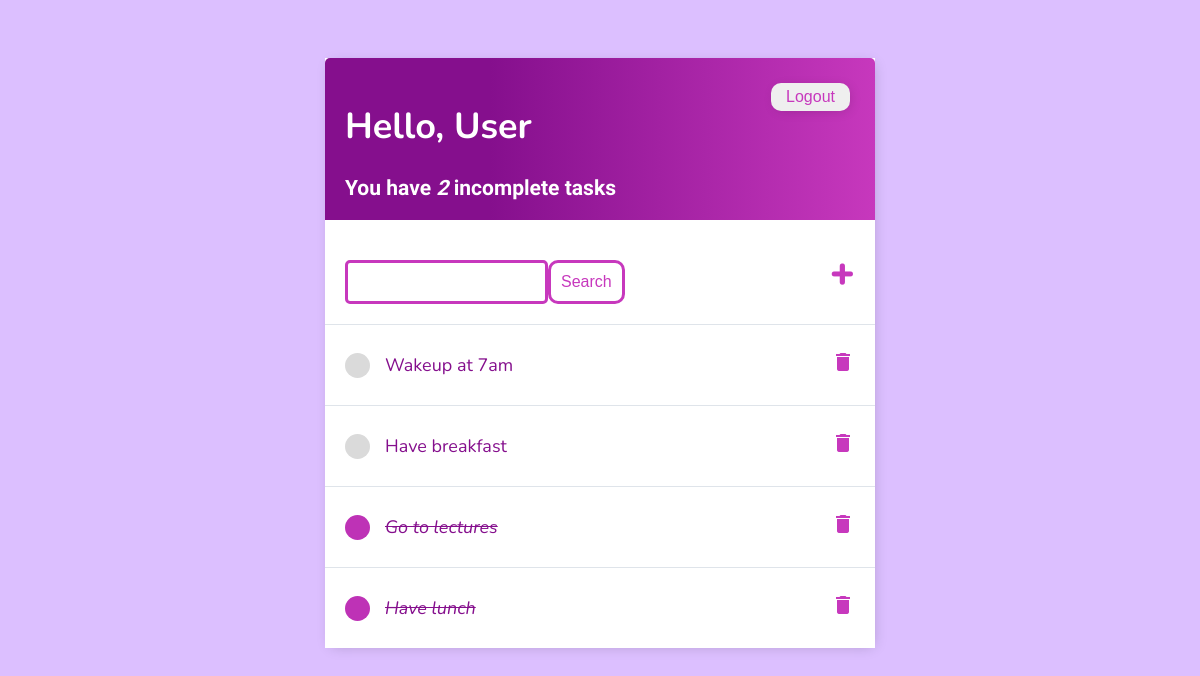
The app's page / (signed in) with its own data.
### api/models.py (models this page shows)
class Task(models.Model):
    user = models.ForeignKey( User, on_delete=models.CASCADE, null=True, blank=True )
    title = models.CharField( max_length=200 )
    description = models.TextField( null=True, blank=True )
    complete = models.BooleanField( default=False )
    created = models.DateTimeField( auto_now_add=True )
    def __str__(self):
        return self.title
    class Meta:
        ordering = ['complete']

### api/views.py (the view)
# urls.py: path('', TaskList.as_view(), name='tasks'),
class TaskList(LoginRequiredMixin, ListView):
    model = Task
    context_object_name = 'tasks'  # for task_list
    def get_context_data(self, **kwargs):
        context = super().get_context_data(**kwargs)
        context['tasks'] = context['tasks'].filter(user = self.request.user)
        context['count'] = context['tasks'].filter(complete = False).count()
        search_input = self.request.GET.get('search-area') or ''
        if search_input:
            context['tasks'] = context['tasks'].filter(title__startswith=search_input)
        context['search_input'] = search_input
        return context

### api/templates/api/task_list.html (shortened to what this page needs)
{% extends "api/main.html" %} {% block content %}
<div class="header-bar">
  <div>
    <h1>Hello, {{ request.user|title }}</h1>
    <h3 style="margin: 0">
      You have <i> {{count}} </i> incomplete task{{ count|pluralize:"s" }}
    </h3>
  </div>
  {% if request.user.is_authenticated %}
  <form method="POST" action="{% url 'logout' %}">
    <button type="submit">Logout</button>
  </form>
  {% else %}
  <a href="{% url 'login' %}"> Login </a>
  {% endif %}
</div>
<div id="search-add-wrapper">
  <form method="GET" style="margin-top: 20px; display: flex">
    <input type="text" name="search-area" value="{{ search_input }}" />
    <input class="button" type="submit" value="Search" />
  </form>
  <a id="add-link" href="{% url 'task-create' %}"> &#x2b; </a>
</div>
<div class="task-item-wrapper">
  {% for task in tasks %}
  <div class="task-wrapper">
    {% if task.complete %}
    <div class="task-title">
      <div class="task-complete-icon">
        <i>
          <a
            style="text-decoration: line-through"
            href="{% url 'task-update' task.id %}"
          >
            {{task}}
          </a>
        </i>
      </div>
    </div>
    <a class="delete-link" href="{% url 'task-delete' task.id %}">
      <i class="material-icons">&#xe872;</i>
    </a>
    {% else %}
    <div class="task-title">
      <div class="task-incomplete-icon">
        <a href="{% url 'task-update' task.id %}"> {{task}} </a>
      </div>
    </div>
    <a class="delete-link" href="{% url 'task-delete' task.id %}">
      <i class="material-icons">&#xe872;</i>
    </a>
    {% endif %}
  </div>
  {% empty %}
  <div class="no-item">
    <h3>No items in list</h3>
  </div>
  {% endfor %}
</div>
{% endblock content %}

### api/templates/api/main.html (style rules this page uses)
body { background-color: #dcbfff; font-family: "Nunito", sans-serif; padding: 50px 10px; font-size: large; }
h2, h3, h4, h5, h6 { font-family: "Raleway", sans-serif; }
a, p { color: #850f8d; }
input { outline: none; border: none; }
.header-bar { display: flex; justify-content: space-between; color: #fff; padding: 20px; border-radius: 5px 5px 0 0; background: linear-gradient( 90deg, #850f8d 0%, #850f8d 30%, #c738bd 100% ); }
.header-bar button { color: #c738bd; border-width: 0; border-radius: 10px; font-size: 16px; padding: 5px 15px; box-shadow: 2px 2px 13px -4px rgba(0, 0, 0, 0.21); margin: 5px; }
.task-wrapper { display: flex; align-items: center; justify-content: space-between; background-color: #fff; border-top: 1px solid #dfe4ea; overflow: hidden; padding: 20px; }
.task-title { display: flex; }
.task-title a { text-decoration: none; color: #850f8d; margin-left: 40px; position: absolute; }
.task-complete-icon { height: 25px; width: 25px; background-color: rgb(190, 50, 182); border-radius: 50%; }
.task-incomplete-icon { height: 25px; width: 25px; background-color: rgb(218, 218, 218); border-radius: 50%; }
.delete-link { color: #c738bd; padding: 5px 0px; }
#add-link { color: #c738bd; text-decoration: none; font-size: 42px; font-weight: 900; }
#search-add-wrapper { display: flex; justify-content: space-between; align-items: center; padding: 20px; }
input[type="text"], input[type="password"], textarea { border: 3px solid #c738bd; border-radius: 5px; padding: 10px; width: 90%; }
::placeholder { font-weight: 300; opacity: 0.5; }
.button { border: 3px solid #c738bd; background-color: #fff; color: #c738bd; padding: 10px; font-size: 16px; border-radius: 10px; cursor: pointer; text-decoration: none; }

### records on screen
Task: title "Wakeup at 7am"
Task: title "Have breakfast"
Task: title "Go to lectures"
Task: title "Have lunch"

### other values on screen
{{ request.user|title }} "User"
{{ count }} "2"
